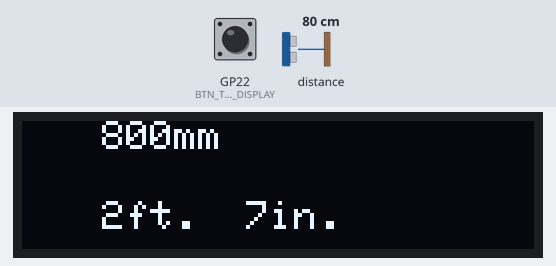
Recording of a sketch running on a simulated Raspberry Pi Pico. Shown: 128×32 one-colour display. The test bench sets the inputs (shaded band); at power-on: GP22 (BTN_TOGGLE_DISPLAY) HIGH, distance to the obstacle 80 cm. What the sketch prints to the serial monitor is not drawn.

Above: at 1.2 s.
1.3 s: GP22 (BTN_TOGGLE_DISPLAY) pulled LOW for 1 s
At 2.6 s:
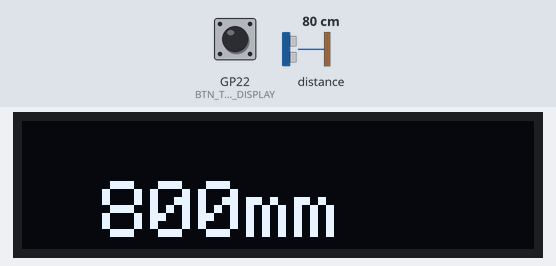
3.8 s: distance to the obstacle set to 2 cm
At 4.4 s:
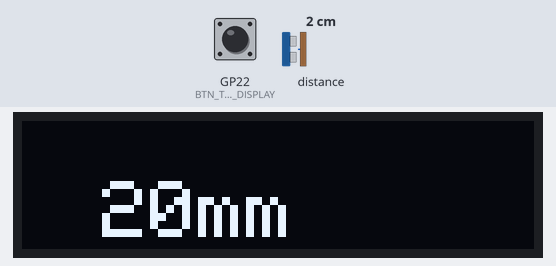
5.3 s: GP22 (BTN_TOGGLE_DISPLAY) pulled LOW for 0.15 s
At 6.3 s:
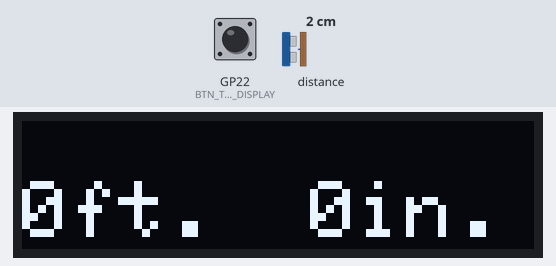
6.9 s: distance to the obstacle set to 4 cm
At 7.7 s:
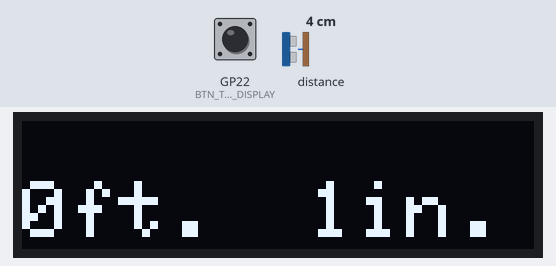
8.4 s: distance to the obstacle set to 9 cm
At 9.5 s:
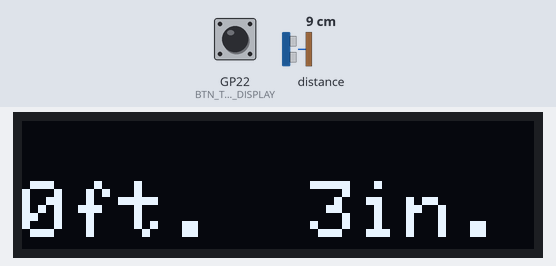
Timing chart, 0 to 10.9 s (numbered marks = the images above; inputs shaded):
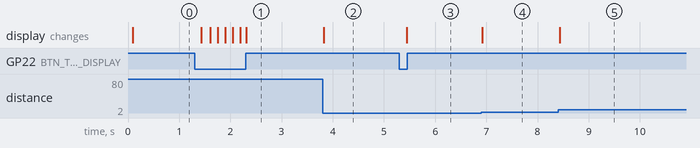

The sketch:

PicoTOF.ino
```cpp
// (licence header left out)
#include <Wire.h>
#include <Adafruit_GFX.h>
#include <Adafruit_SSD1306.h>
#include <Adafruit_VL53L1X.h>

//Button connected to pin GP22 (physical pin 29) with external pull up resistor to 3.3V, button to GND
#define BTN_TOGGLE_DISPLAY 22
#define DEBOUNCE_DELAY 100
#define BTN_ACTIVE LOW
enum DisplayMode {BOTH, MM, IMPERIAL};

// OLED display width, in pixels
#define SCREEN_WIDTH 128
// OLED display height, in pixels
#define SCREEN_HEIGHT 32
// Reset pin # (or -1 if sharing Arduino reset pin)
#define OLED_RESET     -1
//I2C Address of display
#define SCREEN_ADDRESS 0x3C

//Timing budget for TOF sensor (Affects max distance.)
//Valid timing budgets: 15, 20, 33, 50, 100, 200, 500 (in msec)
//See section 2.5.2 of datasheet: https://cdn-learn.adafruit.com/assets/assets/000/105/859/original/vl53l1x.pdf
#define TIMING_BUDGET 50

//Globals
Adafruit_SSD1306 display(SCREEN_WIDTH, SCREEN_HEIGHT, &Wire, OLED_RESET); //OLED Display
Adafruit_VL53L1X vl53 = Adafruit_VL53L1X(); //TOF Sensor

/**
 * Initializes Serial, display, and TOF sensor
 */
void setup() {
  Serial.begin(9600);
  while(!Serial);
  Serial.println("Starting setup()");
  pinMode(BTN_TOGGLE_DISPLAY, INPUT); //Use INPUT_PULLUP if no external resistor
  initDisplay();
  initTOFSensor();
}

/*
 * Checks for a valid distance reading, displays it in the current display mode.
 */
void loop() {
   int16_t distance;

   distance = readDistance();
   if(distance == -1) {
    //error in reading
    displayError();
   }
   else if(distance != 0){
    //valid reading
    displayDistance(distance, getDisplayMode());
   }
   //If distance == 0 reading was not ready, just loop
}

/**
 * Displays the distance in the current displayMode
 * @param distance in mm
 */
void displayDistance(int16_t distance, enum DisplayMode displayMode) {
  display.clearDisplay();
  display.setTextSize(displayMode == BOTH ? 1 : 2);

  if(displayMode == MM) {
    display.setCursor(20,15);
    display.println(String(String(distance) + "mm"));
    display.display();
    return;
  }

  int16_t ft = (distance/25.4) / 12;
  int16_t in = (int)(distance/25.4) % 12;
  String inStr = in < 10 ? String(' ') + String(in) : String(in); //add leading space to single digit inches

  if(displayMode == BOTH){
    display.setCursor(20,0);
    display.println(String(String(distance) + "mm"));
    display.setCursor(20,SCREEN_HEIGHT-12);
    display.println(String(ft) + "ft. " + inStr + "in.");
  }
  else {
    //displayMode == IMPERIAL
    display.setCursor(0,15);
    display.println(String(ft) + "ft. " + inStr + "in.");
  }
  display.display();
 }

/*
 * Displays error message when error received from sensor
 */
void displayError() {
    display.clearDisplay();
    display.setTextSize(2);
    display.setCursor(0,15);
    display.println("Sensor Error");
    display.display();
}

/**
 * Checks if a new reading is available from the sensor
 * @return distance in mm, 0 for no reading available, -1 for error
 */
int16_t readDistance() {
  int16_t distance = 0;
  if (vl53.dataReady()) {
    // new measurement for the taking!
    distance = vl53.distance();
    if (distance == -1) {
      // something went wrong!
      Serial.print(F("Couldn't get distance: "));
      Serial.println(vl53.vl_status);
    }
    else {
      // data is read out, time for another reading!
      vl53.clearInterrupt();
    }
  }
    return distance;
}

/*
 * Cycles to next display mode on button press
 * @return enum DisplayMode - The current display mode
 */
enum DisplayMode getDisplayMode() {
  static DisplayMode displayMode = BOTH; //Initialize to BOTH

  //Read button state
  if(digitalRead(BTN_TOGGLE_DISPLAY) == BTN_ACTIVE) {
    //wait for debounce and see if it's still active
    delay(DEBOUNCE_DELAY);
    if(digitalRead(BTN_TOGGLE_DISPLAY) == BTN_ACTIVE) {
      //Set displayMode to next mode (BOTH -> MM -> IMPERIAL -> BOTH ...)
      displayMode = displayMode == BOTH ? MM :
                    displayMode == MM ? IMPERIAL : BOTH;
    } //end inner if
  } //end outer if

  return displayMode;
}

/**
 * Initializes display and sets initial settings. Hangs program on error.
 */
void initDisplay() {
  if(!display.begin(SSD1306_SWITCHCAPVCC, SCREEN_ADDRESS)) {
    Serial.println("SSD1306 initialization failed");
    //Stop
    while(1);
  }
  display.clearDisplay();
  display.setTextSize(1);
  display.setTextColor(SSD1306_WHITE);
  display.setCursor(0,10);
  display.println("Time of Flight Distance Sensor");
  display.display();
}

/**
 * Initializes TOF Sensor and sets initial settings. Hangs program on error.
 */
void initTOFSensor() {
  if (! vl53.begin(0x29, &Wire)) {
    Serial.print(F("Error on init of VL sensor: "));
    Serial.println(vl53.vl_status);
    //Stop
    while(1);
  }
  Serial.println("VL53L1X sensor OK!");

  Serial.print("Sensor ID: 0x");
  Serial.println(vl53.sensorID(), HEX);

  if (! vl53.startRanging()) {
    Serial.print("Couldn't start ranging: ");
    Serial.println(vl53.vl_status);
    //Stop
    while(1);
  }
  Serial.println("Ranging started");

  vl53.setTimingBudget(TIMING_BUDGET);
  Serial.print("Timing budget (ms): ");
  Serial.println(vl53.getTimingBudget());
}
```

Measured:
- after the input at 1.3 s, the display: changes after 0.13 s (image 1)
- after the input at 3.8 s, the display: changes at once (image 2)
- after the input at 5.3 s, the display: changes after 0.15 s (image 3)
- after the input at 6.9 s, the display: changes at once (image 4)
- after the input at 8.4 s, the display: changes at once (image 5)
